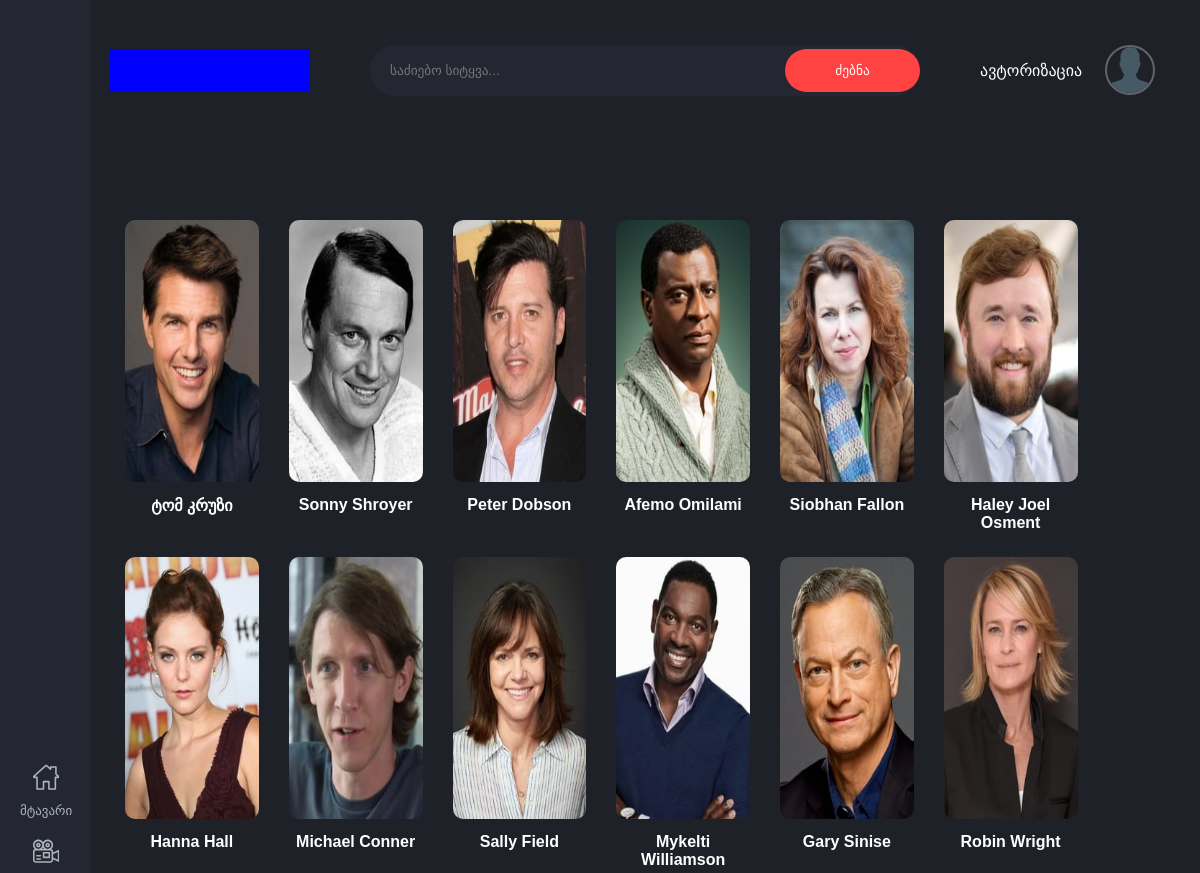
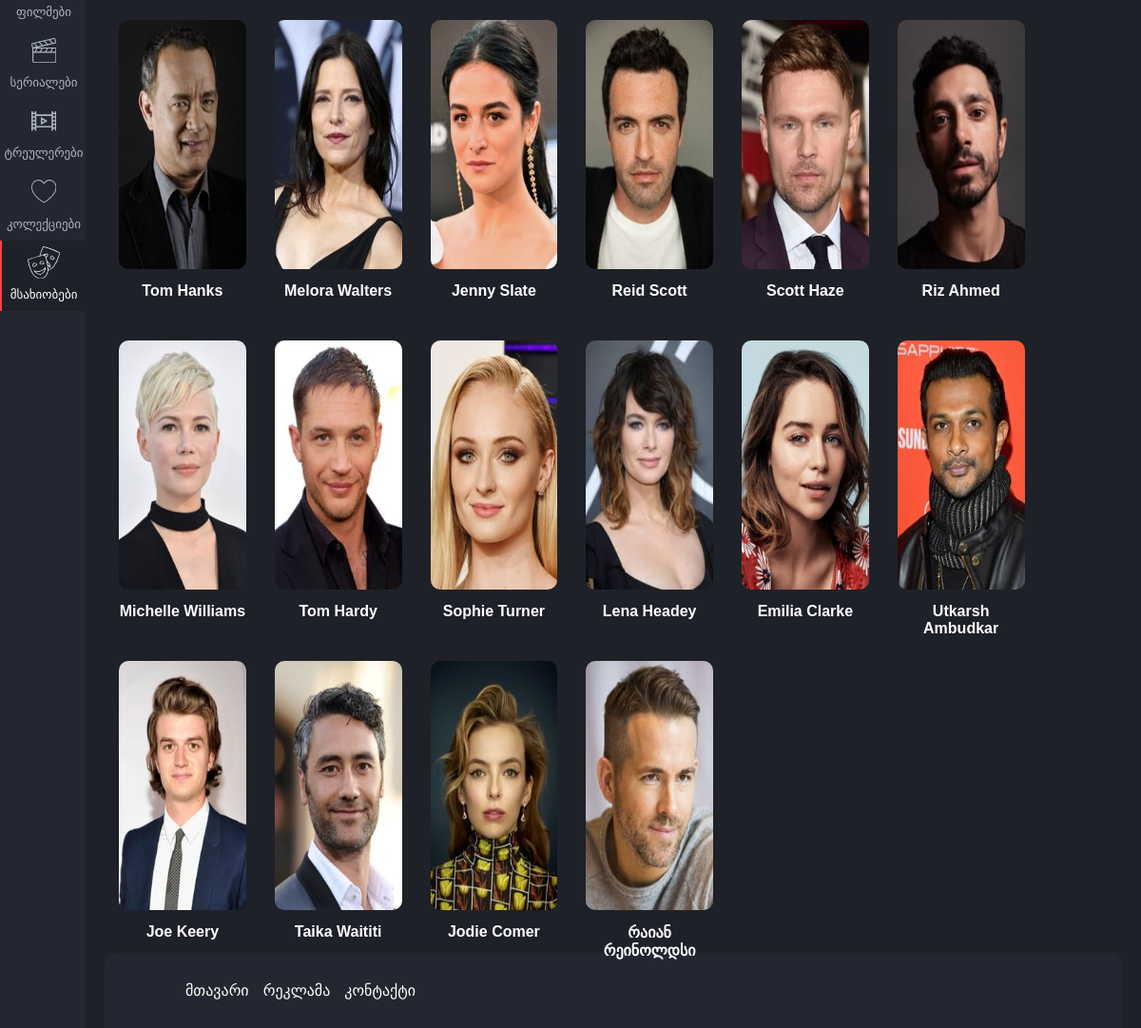
The page /actors/ on the database as committed earlier (2 pictures, top to bottom).
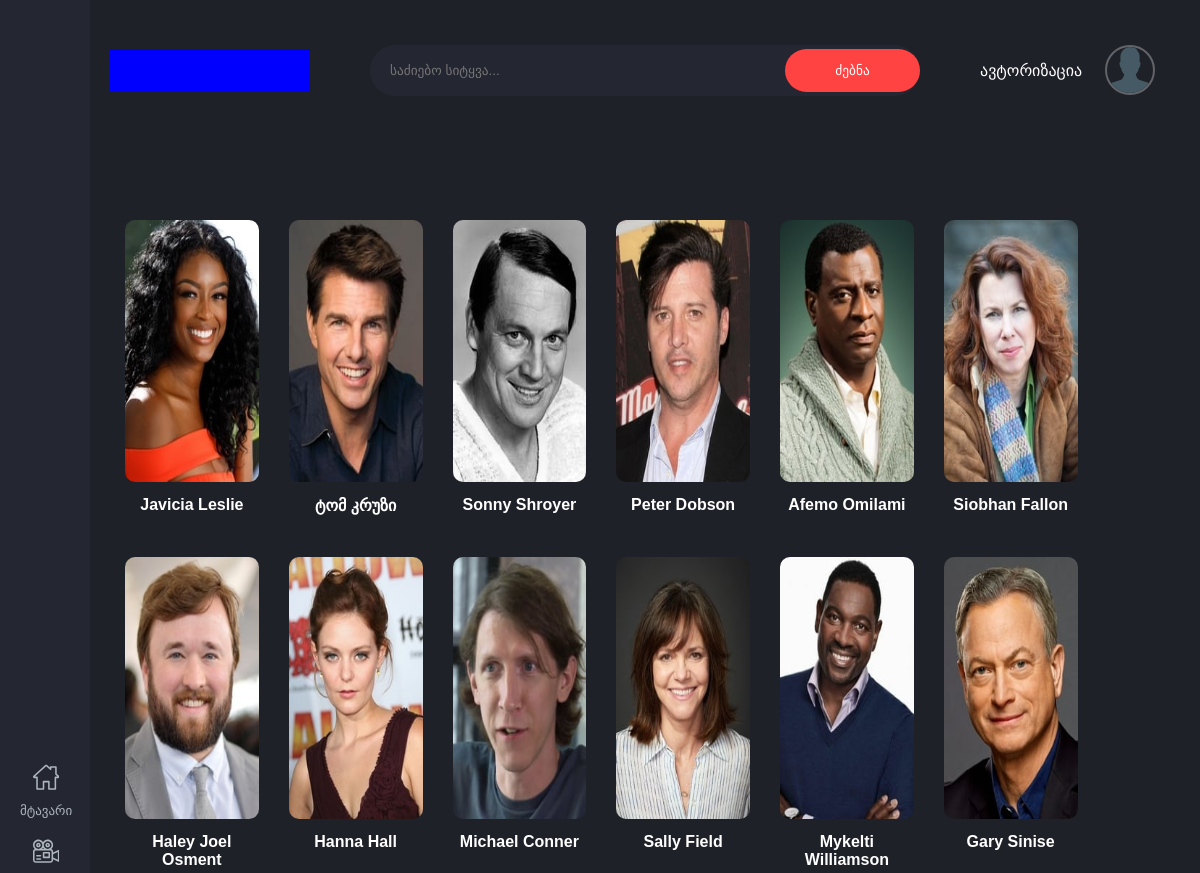
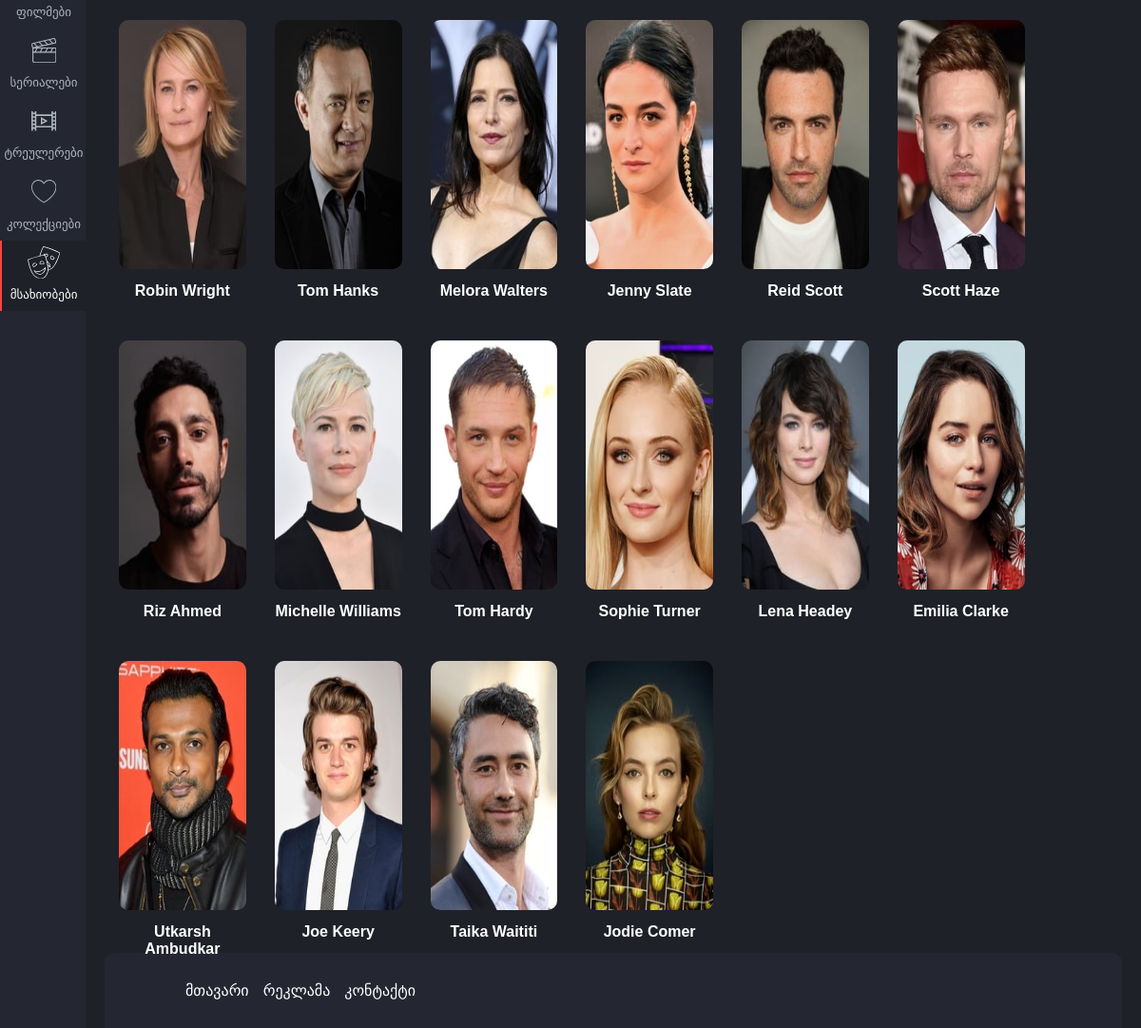
The same page on the database as committed later (2 pictures, top to bottom).
### movie_core/models.py (models this page shows, shortened)
class Actor(models.Model):
    actor = models.CharField(max_length=255)
    actor_image = models.ImageField(upload_to='images/actors')
    date = models.DateField()
    objects = models.Manager()
    class Meta:
        verbose_name_plural = " მსახიობები"

### movie_core/views.py (the view)
# urls.py: path('actors/', ActorsListView.as_view(), name='actors'),
class ActorsListView(ListView):
    template_name = 'core/actors.html'
    model = Actor
    context_object_name = 'all_actors'
    ordering = ['-id']
    paginate_by = 28

### movie_core/templates/core/actors.html (shortened to what this page needs)
{% extends 'core/base.html' %}
{% block content %}
<div class="actors-container infinite-container">
  {% for actor in all_actors %}
  <a href="{% url 'actors_movies' actor.id %}" class="actor-box infinite-item">
    <img src="{{actor.actor_image.url}}" alt="">
    <h4>{{actor.actor}}</h4>
  </a>
  {% endfor %}
</div>
{% endblock %}

Rows that differ between the two databases and show on the page:
no longer on this page (row unchanged): Actor: actor_image (picture), actor "რაიან რეინოლდსი"
added Actor: actor_image (picture), actor "Javicia Leslie"
